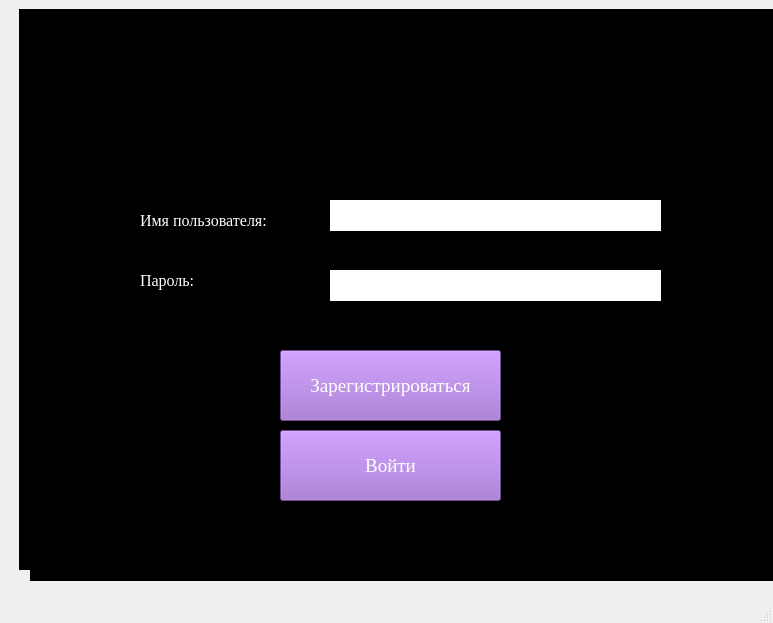
<?xml version="1.0" encoding="UTF-8"?>
<ui version="4.0">
 <class>MainWindow</class>
 <widget class="QMainWindow" name="MainWindow">
  <property name="geometry">
   <rect>
    <x>0</x>
    <y>0</y>
    <width>773</width>
    <height>623</height>
   </rect>
  </property>
  <property name="windowTitle">
   <string>MainWindow</string>
  </property>
  <widget class="QWidget" name="centralwidget">
   <widget class="QFrame" name="stage_2">
    <property name="geometry">
     <rect>
      <x>19</x>
      <y>9</y>
      <width>761</width>
      <height>561</height>
     </rect>
    </property>
    <property name="styleSheet">
     <string notr="true">background: #000</string>
    </property>
    <property name="frameShape">
     <enum>QFrame::StyledPanel</enum>
    </property>
    <property name="frameShadow">
     <enum>QFrame::Raised</enum>
    </property>
    <widget class="QPushButton" name="back">
     <property name="geometry">
      <rect>
       <x>20</x>
       <y>10</y>
       <width>61</width>
       <height>51</height>
      </rect>
     </property>
     <property name="text">
      <string>←</string>
     </property>
    </widget>
    <widget class="QLabel" name="statistic">
     <property name="geometry">
      <rect>
       <x>140</x>
       <y>250</y>
       <width>461</width>
       <height>81</height>
      </rect>
     </property>
     <property name="frameShape">
      <enum>QFrame::Box</enum>
     </property>
     <property name="text">
      <string>TextLabel</string>
     </property>
     <property name="wordWrap">
      <bool>true</bool>
     </property>
    </widget>
    <widget class="QLabel" name="time">
     <property name="geometry">
      <rect>
       <x>520</x>
       <y>190</y>
       <width>81</width>
       <height>21</height>
      </rect>
     </property>
     <property name="text">
      <string>TextLabel</string>
     </property>
    </widget>
    <widget class="QLabel" name="vyvod">
     <property name="geometry">
      <rect>
       <x>340</x>
       <y>210</y>
       <width>91</width>
       <height>91</height>
      </rect>
     </property>
     <property name="frameShape">
      <enum>QFrame::Box</enum>
     </property>
     <property name="text">
      <string>Буква</string>
     </property>
    </widget>
    <widget class="QLabel" name="result">
     <property name="geometry">
      <rect>
       <x>340</x>
       <y>330</y>
       <width>91</width>
       <height>91</height>
      </rect>
     </property>
     <property name="frameShape">
      <enum>QFrame::Box</enum>
     </property>
     <property name="text">
      <string>TextLabel</string>
     </property>
    </widget>
    <widget class="QPushButton" name="start_button">
     <property name="geometry">
      <rect>
       <x>340</x>
       <y>240</y>
       <width>91</width>
       <height>31</height>
      </rect>
     </property>
     <property name="text">
      <string>START</string>
     </property>
    </widget>
    <widget class="QPushButton" name="instruction_button">
     <property name="geometry">
      <rect>
       <x>340</x>
       <y>280</y>
       <width>91</width>
       <height>31</height>
      </rect>
     </property>
     <property name="text">
      <string>INSTRUCTION</string>
     </property>
    </widget>
    <widget class="QPushButton" name="exit_button">
     <property name="geometry">
      <rect>
       <x>340</x>
       <y>320</y>
       <width>91</width>
       <height>31</height>
      </rect>
     </property>
     <property name="text">
      <string>EXIT</string>
     </property>
    </widget>
    <widget class="QPushButton" name="restart">
     <property name="geometry">
      <rect>
       <x>550</x>
       <y>350</y>
       <width>61</width>
       <height>51</height>
      </rect>
     </property>
     <property name="text">
      <string>↺</string>
     </property>
    </widget>
    <widget class="QLabel" name="privet">
     <property name="geometry">
      <rect>
       <x>260</x>
       <y>170</y>
       <width>241</width>
       <height>41</height>
      </rect>
     </property>
     <property name="font">
      <font>
       <family>Times New Roman</family>
       <pointsize>14</pointsize>
      </font>
     </property>
     <property name="styleSheet">
      <string notr="true">color: #FFF</string>
     </property>
     <property name="text">
      <string/>
     </property>
    </widget>
    <zorder>statistic</zorder>
    <zorder>time</zorder>
    <zorder>vyvod</zorder>
    <zorder>result</zorder>
    <zorder>start_button</zorder>
    <zorder>instruction_button</zorder>
    <zorder>exit_button</zorder>
    <zorder>restart</zorder>
    <zorder>back</zorder>
    <zorder>privet</zorder>
   </widget>
   <widget class="QFrame" name="stage_1">
    <property name="geometry">
     <rect>
      <x>30</x>
      <y>20</y>
      <width>761</width>
      <height>561</height>
     </rect>
    </property>
    <property name="styleSheet">
     <string notr="true">background: #000</string>
    </property>
    <property name="frameShape">
     <enum>QFrame::StyledPanel</enum>
    </property>
    <property name="frameShadow">
     <enum>QFrame::Raised</enum>
    </property>
    <widget class="QLineEdit" name="name_registration">
     <property name="geometry">
      <rect>
       <x>300</x>
       <y>180</y>
       <width>331</width>
       <height>31</height>
      </rect>
     </property>
     <property name="font">
      <font>
       <family>Times New Roman</family>
       <pointsize>12</pointsize>
      </font>
     </property>
     <property name="styleSheet">
      <string notr="true">background: #FFF</string>
     </property>
     <property name="frame">
      <bool>false</bool>
     </property>
    </widget>
    <widget class="QLabel" name="label">
     <property name="geometry">
      <rect>
       <x>110</x>
       <y>190</y>
       <width>141</width>
       <height>20</height>
      </rect>
     </property>
     <property name="font">
      <font>
       <family>Times New Roman</family>
       <pointsize>12</pointsize>
      </font>
     </property>
     <property name="styleSheet">
      <string notr="true"> color: #FFF</string>
     </property>
     <property name="text">
      <string>Имя пользователя:</string>
     </property>
    </widget>
    <widget class="QLineEdit" name="password_registration">
     <property name="geometry">
      <rect>
       <x>300</x>
       <y>250</y>
       <width>331</width>
       <height>31</height>
      </rect>
     </property>
     <property name="font">
      <font>
       <family>Times New Roman</family>
       <pointsize>12</pointsize>
      </font>
     </property>
     <property name="styleSheet">
      <string notr="true">background: #FFF</string>
     </property>
     <property name="frame">
      <bool>false</bool>
     </property>
    </widget>
    <widget class="QLabel" name="label_2">
     <property name="geometry">
      <rect>
       <x>110</x>
       <y>250</y>
       <width>141</width>
       <height>20</height>
      </rect>
     </property>
     <property name="font">
      <font>
       <family>Times New Roman</family>
       <pointsize>12</pointsize>
      </font>
     </property>
     <property name="styleSheet">
      <string notr="true">color: #FFF</string>
     </property>
     <property name="text">
      <string>Пароль:</string>
     </property>
    </widget>
    <widget class="QPushButton" name="registration_button">
     <property name="geometry">
      <rect>
       <x>250</x>
       <y>330</y>
       <width>221</width>
       <height>71</height>
      </rect>
     </property>
     <property name="font">
      <font>
       <family>Times New Roman</family>
       <pointsize>14</pointsize>
      </font>
     </property>
     <property name="styleSheet">
      <string notr="true">background: #9966CC; color: #FFF</string>
     </property>
     <property name="text">
      <string>Зарегистрироваться</string>
     </property>
    </widget>
    <widget class="QPushButton" name="sign_in_button">
     <property name="geometry">
      <rect>
       <x>250</x>
       <y>410</y>
       <width>221</width>
       <height>71</height>
      </rect>
     </property>
     <property name="font">
      <font>
       <family>Times New Roman</family>
       <pointsize>14</pointsize>
      </font>
     </property>
     <property name="styleSheet">
      <string notr="true">background: #9966CC; color: #FFF</string>
     </property>
     <property name="text">
      <string>Войти</string>
     </property>
    </widget>
    <widget class="QLabel" name="error">
     <property name="geometry">
      <rect>
       <x>110</x>
       <y>490</y>
       <width>461</width>
       <height>20</height>
      </rect>
     </property>
     <property name="font">
      <font>
       <family>Times New Roman</family>
       <pointsize>14</pointsize>
      </font>
     </property>
     <property name="styleSheet">
      <string notr="true">color: red</string>
     </property>
     <property name="text">
      <string/>
     </property>
    </widget>
   </widget>
  </widget>
  <widget class="QMenuBar" name="menubar">
   <property name="geometry">
    <rect>
     <x>0</x>
     <y>0</y>
     <width>773</width>
     <height>21</height>
    </rect>
   </property>
  </widget>
  <widget class="QStatusBar" name="statusbar"/>
 </widget>
 <resources/>
 <connections/>
</ui>
